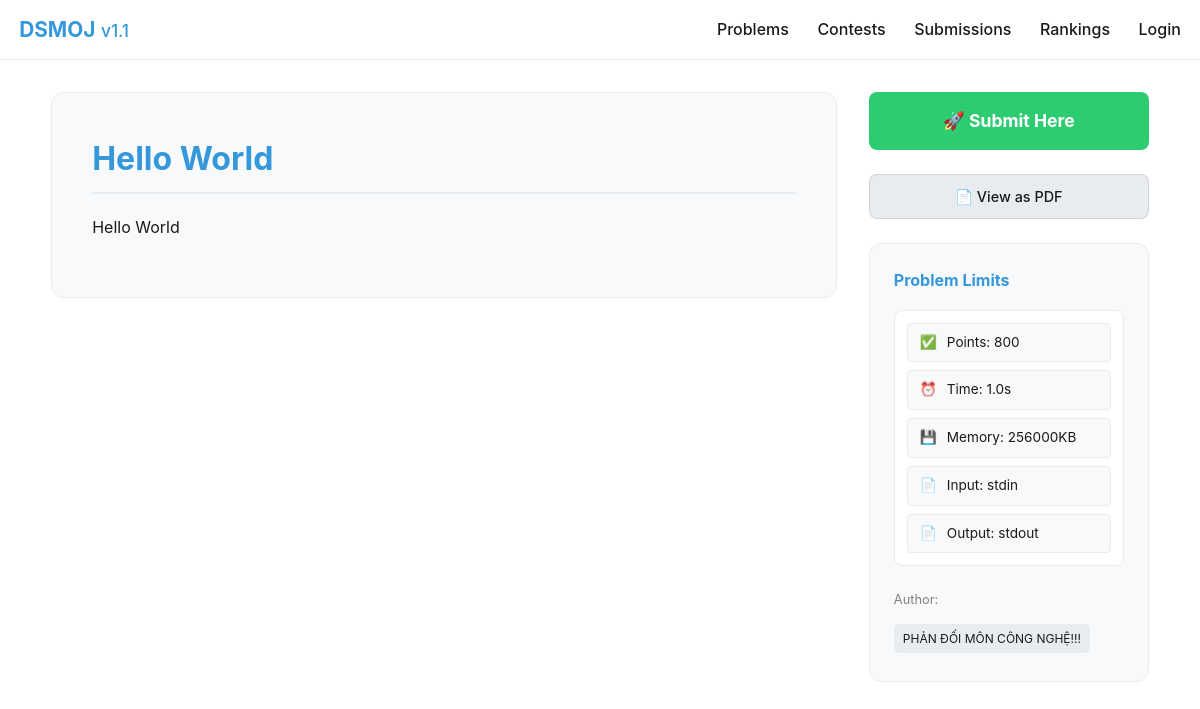
/problem/hello_world/, run on the app's committed database.
### judge/models.py (models this page shows, shortened)
class Problem(models.Model):
    title = models.CharField(max_length=200)
    description = MarkdownxField()
    time_limit = models.FloatField(default=1.0) # Giây
    memory_limit = models.IntegerField(default=256000) # KB
    test_cases = models.JSONField(null=True,blank=True)
    difficulty = models.IntegerField(default=800)
    problem_code = models.CharField(max_length=200, default="")
    categories = models.ManyToManyField(Category, related_name="problems")
    show_test = models.BooleanField(default=True)
    is_for_contest = models.BooleanField(default=False)

class Category(models.Model):
    name = models.CharField(max_length=100, unique=True) # Ví dụ: "Drama", "Logic", "NĐ-147"
    slug = models.SlugField(unique=True) # Để lọc URL: /problems/category/drama/
    description = models.TextField(blank=True) # Mô tả ngắn về loại bài này
    class Meta:
        verbose_name = "Category" # Tên hiện khi ở trang chỉnh sửa (số ít)
        verbose_name_plural = "Categories" # Tên hiện ở menu chính (số nhiều) - FIX CÁI "CATEGORYS"
        ordering = ['name'] # Tự động sắp xếp theo bảng chữ cái cho nó ngăn nắp

### judge/views.py (the view)
# urls.py: path('problem/<str:problem_code>/', views.problem),
def problem(request, problem_code):
    problem = get_object_or_404(Problem, problem_code=problem_code)
    now = timezone.now()
    user = request.user
    active_contest = None
    if user.is_authenticated:
        active_contest = user.contests_joined.filter(
            start_time__lte=now,
            end_time__gte=now
        ).first()
    show_contest_mode = request.session.get('is_focused', True)
    if active_contest and show_contest_mode:
        if not active_contest.problem.filter(id=problem.id).exists():
            messages.warning(request, "Bài này không nằm trong cuộc thi hiện tại!")
            return redirect('problems_list')
    context = {
        'problem': problem,
        'active_contest': active_contest,
        'show_contest_mode': show_contest_mode,
    }
    return render(request, 'problem.html', context)

### judge/context_processors.py (called while the page is built)
def contest_status(request):
    now = timezone.now()
    user = request.user
    active_contest = None
    if user.is_authenticated:
        active_contest = user.contests_joined.filter(
            start_time__lte=now,
            end_time__gte=now
        ).first()
    show_contest_mode = request.session.get('is_focused', True)
    return {
        'active_contest': active_contest,
        'show_contest_mode': show_contest_mode,
    }

### judge/templates/problem.html (shortened to what this page needs)
<!DOCTYPE html>
<html lang="vi">
<head>
    <link rel="stylesheet" href="https://cdn.jsdelivr.net/npm/katex@0.16.9/dist/katex.min.css">
</head>
<body>
    <div class="nav-wrapper">
        <nav>
            <div class="logo">
                <a href="/"><strong>DSMOJ</strong> <small>v1.1</small></a>
            </div>
            <div class="menu">
                <a href="/problems/">Problems</a>
                <a href="/contests/">Contests</a>
                <a href="/submissions/">Submissions</a>
                <a href="/rankings/">Rankings</a>
                {% if user.is_authenticated %}
                    <a href="/profile/{{user.username}}">{{ user.username }}</a>
                    {%if user.is_superuser %}
                    <a href="/admin/">Superuser Panel</a>
                    {%elif user.is_staff%}
                    <a href="/admin/">Admin Panel</a>
                    {%endif%}
                {% else %}
                    <a href="/login/">Login</a>
                {% endif %}
            </div>
        </nav>
    </div>
    <div class="main-layout">
        <div class="problem-container">
            <h1>{{ problem.title }}</h1>
            <div id="render-target" class="markdown-body">
            </div>
        </div>
        <aside class="extra_information">
            {% if active_contest and show_contest_mode %}
                <a href="/contest/{{ active_contest.id }}/submit/{{ problem.problem_code }}" class="btn-submit" style="background: var(--error);">
                    🚀 Submit to Contest
                </a>
            {% else %}
                <a href="/submit/{{ problem.problem_code }}" class="btn-submit">
                    🚀 Submit Here
                </a>
            {% endif %}
            <a href="/problem/{{ problem.problem_code }}/printed_view" class="btn-pdf">
                📄 View as PDF
            </a>
            <div class="info-card">
                <h3 style="margin-top: 0; font-size: 1rem; color: var(--primary);">Problem Limits</h3>
                <div class="stats-card">
                    <div class="stats-content">
                        <div class="stat-item"><span>✅</span> Points: {{problem.difficulty}}</div>
                        <div class="stat-item"><span>⏰</span> Time: {{problem.time_limit}}s</div>
                        <div class="stat-item"><span>💾</span> Memory: {{problem.memory_limit}}KB</div>
                        <div class="stat-item"><span>📄</span> Input: stdin</div>
                        <div class="stat-item"><span>📄</span> Output: stdout</div>
                    </div>
                </div>
                <p style="font-size: 0.8rem; color: gray;">Author: {{ problem.author }}</p>
                {% for cat in problem.categories.all %}
                        <span class="badge">{{ cat.name }}</span>
                {% endfor %}
            </div>
        </aside>
    </div>
</body>
</html>

### judge/templates/problem.html (style rules this page uses)
:root { --bg: #ffffff; --text: #1a1a1a; --primary: #3498db; --success: #2ecc71; --error: #e74c3c; --gray-light: #f8f9fa; --gray-medium: #e9ecef; --code-bg: #2d3436; --sidebar-width: 280px; }
body { font-family: 'Inter', system-ui, -apple-system, sans-serif; line-height: 1.6; color: var(--text); background-color: var(--bg); margin: 0; padding: 0; }
.nav-wrapper { width: 100%; background: var(--bg); border-bottom: 1px solid var(--gray-medium); position: sticky; top: 0; z-index: 1000; }
nav { margin: 0 auto; padding: 0.8rem 1.2rem; display: flex; justify-content: space-between; align-items: center; }
nav a { color: var(--text); text-decoration: none; font-weight: 500; margin-left: 1.5rem; }
.logo a { margin-left: 0; color: var(--primary) !important; font-size: 1.3rem; }
.badge { border: 1px solid var(--gray-medium); padding: 4px 8px; border-radius: 5px; background-color: var(--gray-medium); color: var(--text); font-size: 12px; display: inline-block; margin-bottom: 4px; }
.main-layout { display: flex; margin: 2rem; gap: 2rem; padding: 0 1.2rem; align-items: flex-start; }
.problem-container { flex: 1; background: var(--gray-light); padding: 2.5rem; border-radius: 12px; border: 1px solid var(--gray-medium); }
.extra_information { width: var(--sidebar-width); position: sticky; top: 120px; display: flex; flex-direction: column; gap: 1.5rem; align-self: flex-start; height: fit-content; }
.info-card { background: var(--gray-light); padding: 1.5rem; border-radius: 12px; border: 1px solid var(--gray-medium); }
h1 { margin-top: 0; color: var(--primary); border-bottom: 2px solid var(--gray-medium); padding-bottom: 0.5rem; }
.btn-submit { display: block; text-align: center; background: var(--success); color: white !important; padding: 15px; border-radius: 8px; font-weight: bold; text-decoration: none; font-size: 1.1rem; }
.btn-pdf { display: block; text-align: center; background: var(--gray-medium); color: var(--text) !important; padding: 10px; border-radius: 8px; font-weight: 500; text-decoration: none; font-size: 0.9rem; border: 1px solid rgba(0,0,0,0.1); transition: background 0.2s; }
.stats-card { background: var(--bg); border-radius: 8px; border: 1px solid var(--gray-medium); margin-bottom: 1.5rem; }
.stats-content { display: flex; flex-direction: column; padding: 12px; gap: 8px; }
.stat-item { background: var(--gray-light); color: var(--text); padding: 8px 12px; border-radius: 4px; font-size: 0.85rem; display: flex; align-items: center; gap: 10px; border: 1px solid var(--gray-medium); }
.markdown-body { color: var(--text); }

### data on the page
Problem: title "Hello World", difficulty "800", time_limit "1.0", memory_limit "256000"
Category: name "PHẢN ĐỐI MÔN CÔNG NGHỆ!!!"
